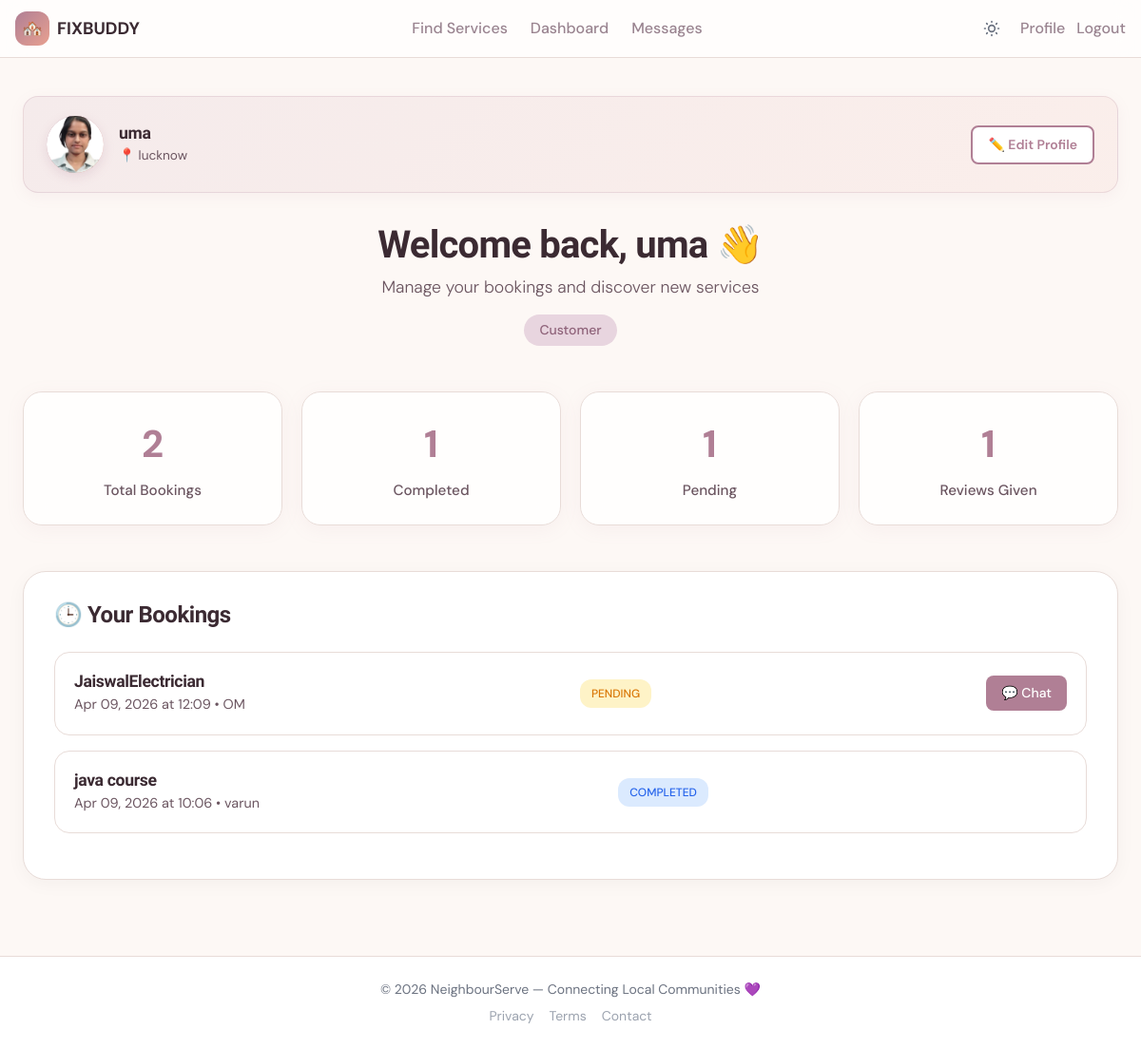
Page /dashboard/ (signed in) on the earlier database version.
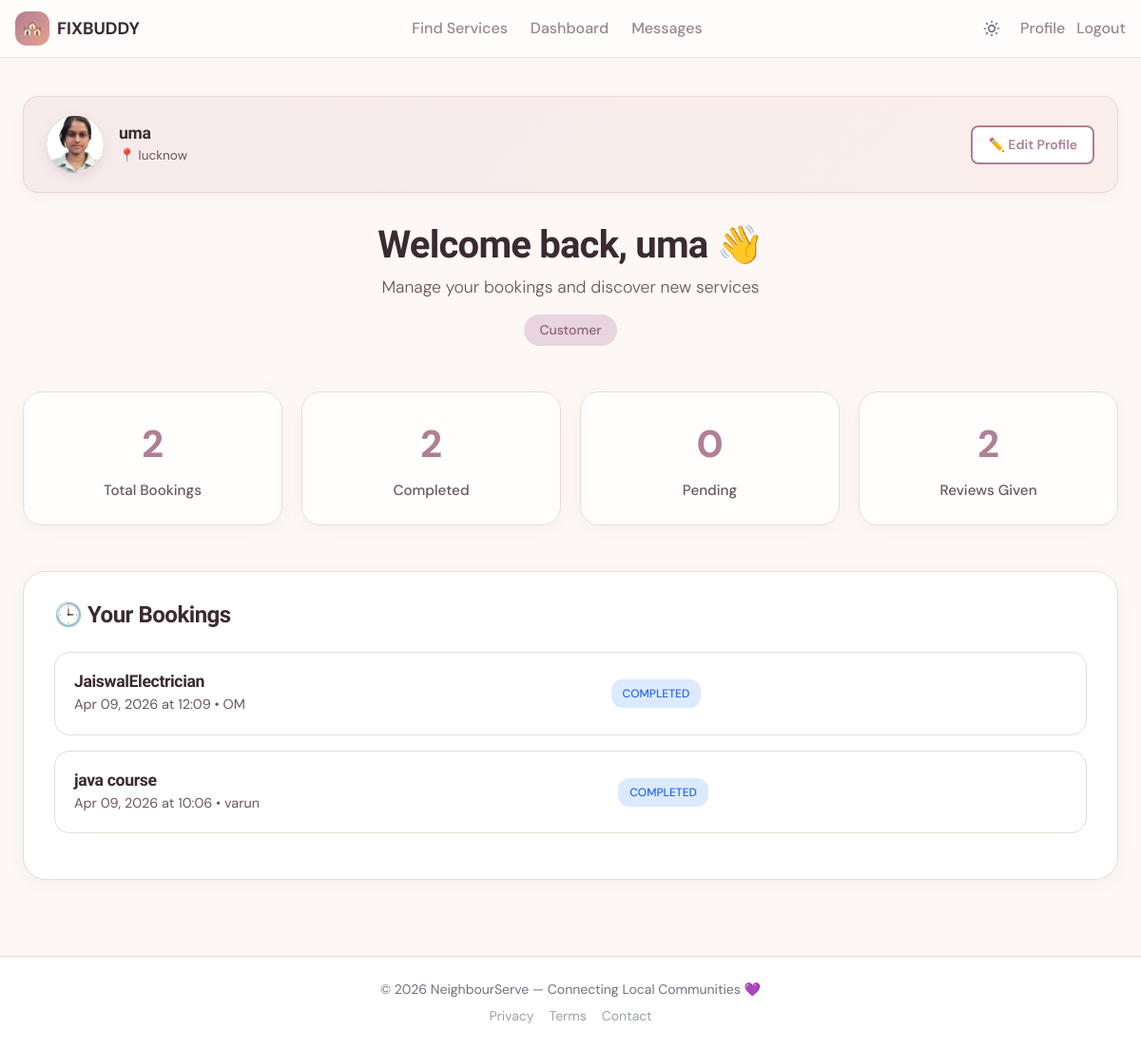
Same page on the later database version.
### marketplace/models.py (models this page shows, shortened)
class Booking(models.Model):
    customer = models.ForeignKey(User, on_delete=models.CASCADE, related_name='bookings_made')
    service = models.ForeignKey(Service, on_delete=models.CASCADE, related_name='bookings')
    status = models.CharField(max_length=10, choices=STATUS_CHOICES, default='pending')
    booking_date = models.DateTimeField()
    notes = models.TextField(blank=True, help_text="Additional notes from customer")
    is_paid = models.BooleanField(default=False, help_text="Whether payment is completed")
    created_at = models.DateTimeField(auto_now_add=True)
    updated_at = models.DateTimeField(auto_now=True)

class Service(models.Model):
    provider = models.ForeignKey(User, on_delete=models.CASCADE, related_name='services')
    title = models.CharField(max_length=200)
    description = models.TextField()
    category = models.CharField(max_length=20, choices=CATEGORY_CHOICES)
    price = models.DecimalField(max_digits=10, decimal_places=2, validators=[MinValueValidator(0)])
    location = models.CharField(max_length=255, help_text="Service area or city")
    experience_years = models.PositiveIntegerField(default=0, help_text="Years of experience")
    image = models.ImageField(upload_to='services/', null=True, blank=True, help_text="Upload a service image")
    is_active = models.BooleanField(default=True)
    created_at = models.DateTimeField(auto_now_add=True)

### marketplace/views.py (the view)
# urls.py: path('dashboard/', views.dashboard, name='dashboard'),
@login_required
def dashboard(request):
    user_profile = get_object_or_404(UserProfile, user=request.user)
    if user_profile.role == 'provider':
        services = Service.objects.filter(provider=request.user)
        bookings = Booking.objects.filter(service__provider=request.user)
        reviews = Review.objects.filter(service__provider=request.user)
        total_services = services.count()
        total_bookings = bookings.count()
        completed_bookings = bookings.filter(status='completed').count()
        pending_bookings = bookings.filter(status='pending').count()
        if reviews:
            average_rating = sum(review.rating for review in reviews) / len(reviews)
            is_top_rated = average_rating >= 4.0
        else:
            average_rating = 0
            is_top_rated = False
        context = {
            'user_profile': user_profile,
            'services': services,
            'bookings': bookings.order_by('-created_at'),
            'total_services': total_services,
            'total_bookings': total_bookings,
            'completed_bookings': completed_bookings,
            'pending_bookings': pending_bookings,
            'average_rating': average_rating,
            'is_top_rated': is_top_rated,
            'review_count': reviews.count(),
        }
        return render(request, 'marketplace/provider_dashboard.html', context)
    else:
        bookings = Booking.objects.filter(customer=request.user).order_by('-created_at')
        reviews = Review.objects.filter(customer=request.user)
        total_bookings = bookings.count()
        completed_bookings = bookings.filter(status='completed').count()
        pending_bookings = bookings.filter(status='pending').count()
        reviews_given = reviews.count()
        context = {
            'user_profile': user_profile,
            'bookings': bookings,
            'total_bookings': total_bookings,
            'completed_bookings': completed_bookings,
            'pending_bookings': pending_bookings,
            'reviews_given': reviews_given,
        }
        return render(request, 'marketplace/customer_dashboard.html', context)

### marketplace/templates/marketplace/customer_dashboard.html (shortened to what this page needs)
{% extends 'marketplace/base.html' %}
{% block content %}
<script src="https://cdn.tailwindcss.com"></script>
<div class="dashboard">
  <div class="user-profile-card">
    <div class="user-avatar-small">
      {% if user_profile.profile_photo %}
        <img src="{{ user_profile.profile_photo.url }}" alt="{{ user.first_name }} {{ user.last_name }}">
      {% else %}
        {{ user.username }}
      {% endif %}
    </div>
    <div class="user-info-text">
      <h3>{{ user.username }}</h3>
      <p>📍 {{ user_profile.location|default:"Location not set" }}</p>
    </div>
    <a href="{% url 'profile' %}" class="user-profile-link">✏️ Edit Profile</a>
  </div>
  <div class="dashboard-header">
    <h1 class="dashboard-title">Welcome back, {{ user.username|default:"User" }} 👋</h1>
    <p class="dashboard-subtitle">Manage your bookings and discover new services</p>
    <div class="role-badge">Customer</div>
  </div>
  <div class="stats-grid">
    <div class="stat-card">
      <div class="stat-number">{{ total_bookings }}</div>
      <div class="stat-label">Total Bookings</div>
    </div>
    <div class="stat-card">
      <div class="stat-number">{{ completed_bookings }}</div>
      <div class="stat-label">Completed</div>
    </div>
    <div class="stat-card">
      <div class="stat-number">{{ pending_bookings }}</div>
      <div class="stat-label">Pending</div>
    </div>
    <div class="stat-card">
      <div class="stat-number">{{ reviews_given }}</div>
      <div class="stat-label">Reviews Given</div>
    </div>
  </div>
  <div class="bookings-section">
    <h2 class="section-title">🕒 Your Bookings</h2>
    {% if bookings %}
      {% for booking in bookings %}
        <div class="booking-card">
          <div class="booking-info">
            <h4>{{ booking.service.title }}</h4>
            <p>{{ booking.booking_date|date:"M d, Y \a\t H:i" }} • {{ booking.service.provider.first_name }}</p>
          </div>
          <div class="booking-status status-{{ booking.status }}">
            {{ booking.get_status_display }}
          </div>
          <div class="booking-actions">
            {% if booking.status == 'pending' or booking.status == 'accepted' %}
              <a href="{% url 'start_conversation_from_booking' booking.id %}" class="btn-review">💬 Chat</a>
            {% endif %}
          </div>
        </div>
      {% endfor %}
    {% else %}
      <div class="empty-state">
        <h3>No bookings yet</h3>
        <p>Start exploring services in your neighbourhood</p>
        <a href="{% url 'service_list' %}" class="btn-primary">Browse Services</a>
      </div>
    {% endif %}
  </div>
</div>
{% endblock %}

Differences in the rows shown:
changed Booking "Apr 09, 2026 at 12:09": status "PENDING" → "COMPLETED"; no longer shows "💬 Chat"
Other differences:
{{ completed_bookings }}: "1" → "2"
{{ pending_bookings }}: "1" → "0"
{{ reviews_given }}: "1" → "2"
